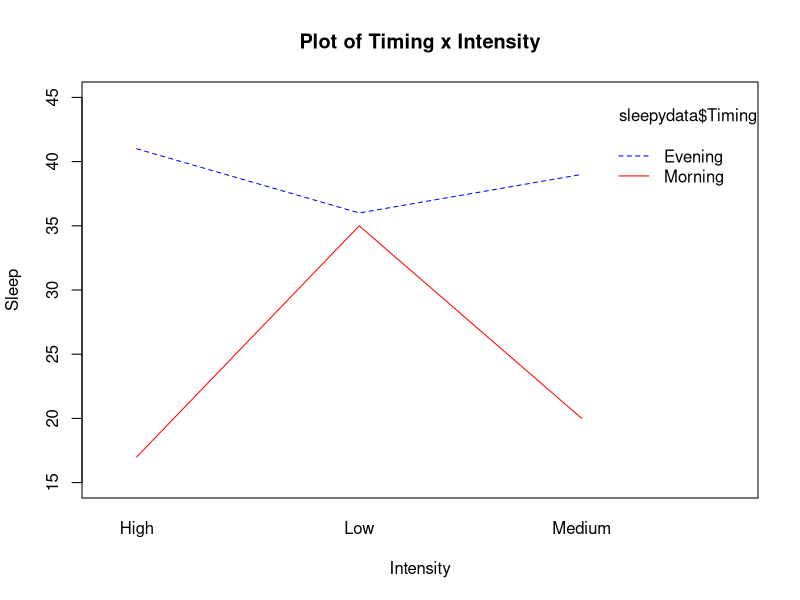
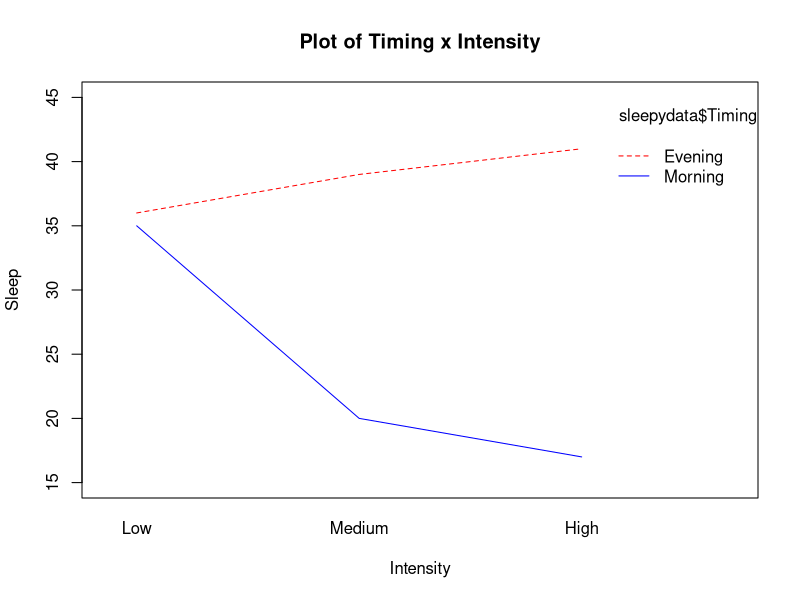
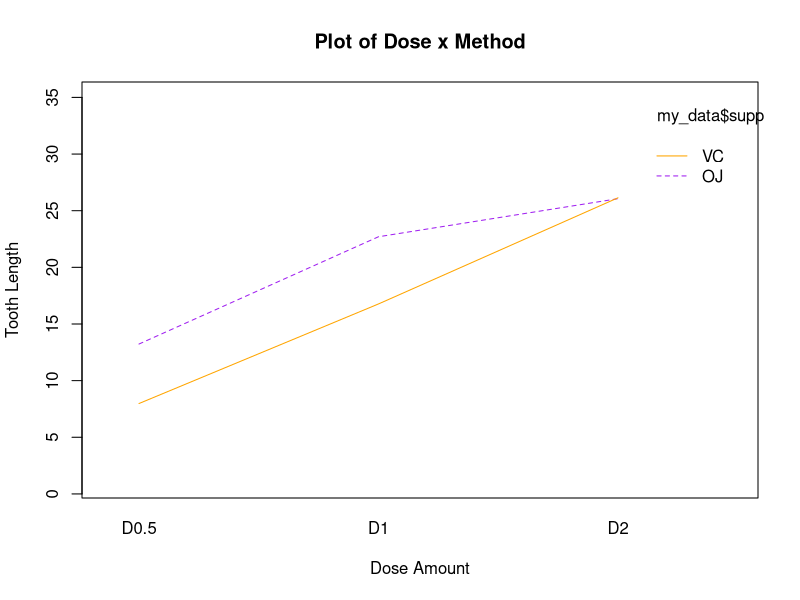
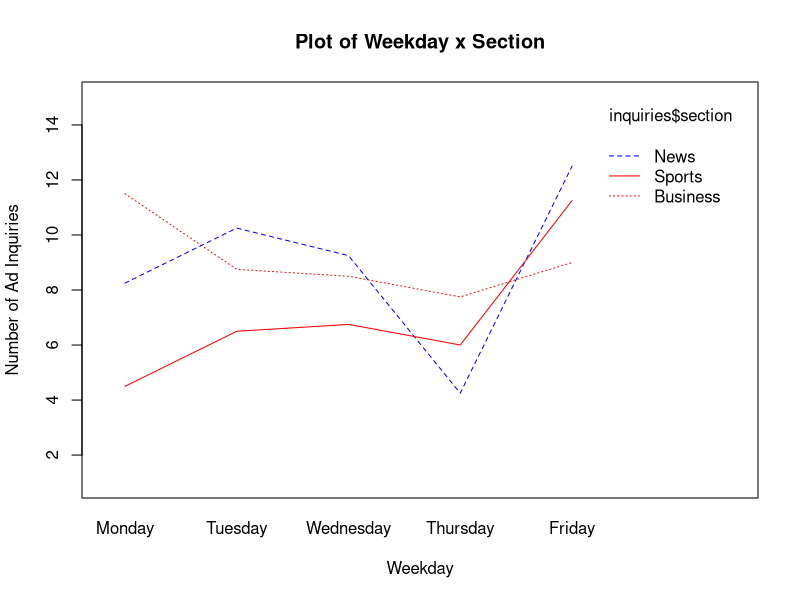

These charts were generated, in order, by the following R code:
## ---- chunk 1
#Enter the filepath to your working directory in the () below.
setwd()
## ---- chunk 2
#Let's look at the sleep data from async
sleepydata <- read.table("sleepdata.txt", header=T, sep="\t")

#The dependent variable is sleep. Timing is factor A and intensity is factor B. To represent the interaction we use a colon (:)

sleep.aov <- aov(Sleep ~ Timing + Intensity + Timing:Intensity, data=sleepydata)
summary(sleep.aov)
## ---- chunk 3
#Factor A, Factor B, DV

interaction.plot(sleepydata$Intensity, sleepydata$Timing, sleepydata$Sleep,
                 ylim=range(15,45), xlab="Intensity",
                 ylab="Sleep",
                 col=c("blue","red"), main="Plot of Timing x Intensity")
## ---- chunk 4

intensereorder <- factor(sleepydata$Intensity, levels=c("Low","Medium","High"))

#Now we will replace `Intensity` with the new `intensereorder`

interaction.plot(intensereorder, sleepydata$Timing,  sleepydata$Sleep,
                 ylim=range(15,45),xlab="Intensity",
                 ylab="Sleep",
                 col=c("red","blue"), main="Plot of Timing x Intensity")
## ---- chunk 5
#Subset with Morning exercisers only
sleep_AM <- subset(sleepydata, Timing == "Morning")

#Subest with Evening exercisers only 
sleep_PM <- subset(sleepydata, Timing == "Evening")

#View the datasets to make sure they're what we're expecting
head(sleep_AM)
head(sleep_PM)

## ---- chunk 6
#Sleep is still our dependent variable and now the only factor is intensity of exercise.

sleepAM.aov <- aov(Sleep~Intensity, data=sleep_AM)

summary(sleepAM.aov)
## ---- chunk 7
sleepPM.aov <- aov(Sleep~Intensity, data=sleep_PM)

summary(sleepPM.aov)
## ---- chunk 8
#Tukey will do a pairwise comparison of each of the means for low, medium, and high intensity
TukeyHSD(sleepAM.aov)
## ---- chunk 9
#Mean for SLEEP in the LOW intensity group within the SleepMorning data subset
mean(sleep_AM$Sleep[sleep_AM$Intensity=="Low"])

#Mean for SLEEP in the MEDIUM intensity group within the SleepMorning data subset
mean(sleep_AM$Sleep[sleep_AM$Intensity=="Medium"])

#Mean for SLEEP in the HIGH intensity group within the SleepMorning data subset
mean(sleep_AM$Sleep[sleep_AM$Intensity=="High"])
## ---- chunk 10
voting <- read.table("election.txt", header=T, sep="\t")
head(voting)

votes.aov <- aov(percent ~ county + party + county:party, data=voting)
summary(votes.aov)
## ---- chunk 11
my_data<-ToothGrowth
my_data$dose <- factor(my_data$dose, 
               levels = c(0.5, 1, 2),
               labels = c("D0.5", "D1", "D2"))

#This table shows the number of subjects in each group
table(my_data$supp, my_data$dose)
## ---- chunk 12
dosage.aov <- aov(len ~ supp + dose + supp:dose, data=my_data)
summary(dosage.aov)
## ---- chunk 13
dose.reordr <- factor(my_data$dose, levels=c("D0.5", "D1", "D2"))

interaction.plot(dose.reordr,  my_data$supp, my_data$len,
                 ylim=range(1,35),xlab="Dose Amount",
                 ylab="Tooth Length",
                 col=c("purple","orange"), main="Plot of Dose x Method")
## ---- chunk 14
my_data_VC <- subset(my_data, supp == "VC")
my_data_OJ <- subset(my_data, supp == "OJ")

head(my_data_VC)
head(my_data_OJ)
## ---- chunk 15
data_VC.aov <- aov(len~dose, data=my_data_VC)
summary(data_VC.aov)
## ---- chunk 16
TukeyHSD(data_VC.aov)
## ---- chunk 17
data_OJ.aov <- aov(len~dose, data=my_data_OJ)
summary(data_OJ.aov)
## ---- chunk 18
TukeyHSD(data_OJ.aov)
## ---- chunk 19
my_data_half <- subset(my_data, dose == "D0.5")
my_data_one <- subset(my_data, dose == "D1")
my_data_two <- subset(my_data, dose == "D2")

head(my_data_half)
head(my_data_one)
head(my_data_two)
## ---- chunk 20
half.aov <- aov(len ~ supp, data=my_data_half)
summary(half.aov)
## ---- chunk 21
one.aov<- aov(len ~ supp, data=my_data_one)
summary(one.aov)
## ---- chunk 22
two.aov<- aov(len ~ supp, data=my_data_two)
summary(two.aov)
## ---- chunk 23
TukeyHSD(half.aov)
## ---- chunk 24
TukeyHSD(one.aov)
## ---- chunk 25
TukeyHSD(two.aov)
## ---- chunk 26
TukeyHSD(data_VC.aov)
## ---- chunk 27
inquiries <- read.table("ads.txt", header=T, sep="\t")

#NAMEOFANOVA <- aov(DV~FACTOR_A + FACTOR_B + INTERACTION_AxB, data=DATASETNAME)
ads.aov <- aov(inquiries ~ weekday + section + weekday:section, data=inquiries)
summary(ads.aov)
## ---- chunk 28
reorder2 <- factor(inquiries$weekday, levels=c("Monday","Tuesday","Wednesday","Thursday","Friday"))
interaction.plot(reorder2,  inquiries$section, inquiries$inquiries,
                 ylim=range(1,15),xlab="Weekday",
                 ylab="Number of Ad Inquiries",
                 col=c("red","blue"), main="Plot of Weekday x Section")
